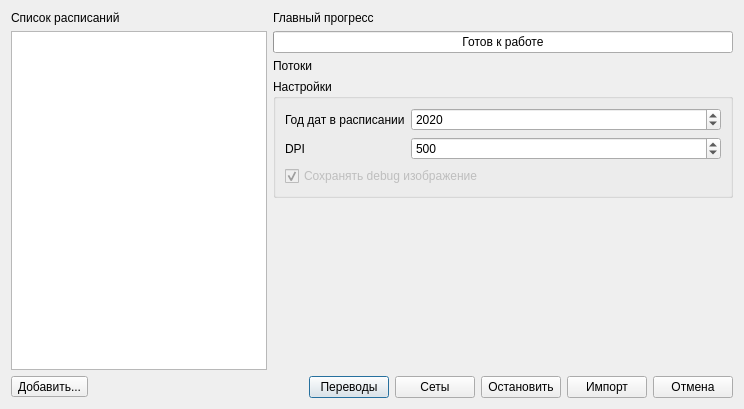
<?xml version="1.0" encoding="UTF-8"?>
<ui version="4.0">
 <class>ImportDialog</class>
 <widget class="QDialog" name="ImportDialog">
  <property name="geometry">
   <rect>
    <x>0</x>
    <y>0</y>
    <width>744</width>
    <height>409</height>
   </rect>
  </property>
  <property name="windowTitle">
   <string>Импорт расписаний</string>
  </property>
  <layout class="QVBoxLayout" name="verticalLayout_4">
   <item>
    <layout class="QHBoxLayout" name="horizontalLayout" stretch="0,1">
     <item>
      <layout class="QVBoxLayout" name="verticalLayout_3">
       <item>
        <widget class="QLabel" name="filesLabel">
         <property name="text">
          <string>Список расписаний</string>
         </property>
        </widget>
       </item>
       <item>
        <widget class="QListWidget" name="filesList">
         <property name="sizePolicy">
          <sizepolicy hsizetype="Expanding" vsizetype="Expanding">
           <horstretch>0</horstretch>
           <verstretch>0</verstretch>
          </sizepolicy>
         </property>
         <property name="minimumSize">
          <size>
           <width>0</width>
           <height>0</height>
          </size>
         </property>
         <property name="sortingEnabled">
          <bool>true</bool>
         </property>
        </widget>
       </item>
      </layout>
     </item>
     <item>
      <layout class="QVBoxLayout" name="verticalLayout_2">
       <item>
        <widget class="QLabel" name="mainProgressLabel">
         <property name="text">
          <string>Главный прогресс</string>
         </property>
        </widget>
       </item>
       <item>
        <widget class="QProgressBar" name="mainProgressBar">
         <property name="value">
          <number>0</number>
         </property>
         <property name="textVisible">
          <bool>true</bool>
         </property>
         <property name="orientation">
          <enum>Qt::Horizontal</enum>
         </property>
         <property name="invertedAppearance">
          <bool>false</bool>
         </property>
         <property name="textDirection">
          <enum>QProgressBar::TopToBottom</enum>
         </property>
         <property name="format">
          <string>Готов к работе</string>
         </property>
        </widget>
       </item>
       <item>
        <widget class="QLabel" name="workerLabel">
         <property name="text">
          <string>Потоки</string>
         </property>
        </widget>
       </item>
       <item>
        <layout class="QGridLayout" name="workerLayout"/>
       </item>
       <item>
        <widget class="QGroupBox" name="groupBox">
         <property name="title">
          <string>Настройки</string>
         </property>
         <layout class="QVBoxLayout" name="verticalLayout">
          <item>
           <layout class="QFormLayout" name="formLayout">
            <item row="1" column="0">
             <widget class="QLabel" name="dpiLabel">
              <property name="text">
               <string>DPI</string>
              </property>
             </widget>
            </item>
            <item row="1" column="1">
             <widget class="QSpinBox" name="dpiSpinBox">
              <property name="prefix">
               <string/>
              </property>
              <property name="minimum">
               <number>100</number>
              </property>
              <property name="maximum">
               <number>1000</number>
              </property>
              <property name="singleStep">
               <number>100</number>
              </property>
              <property name="value">
               <number>500</number>
              </property>
             </widget>
            </item>
            <item row="0" column="0">
             <widget class="QLabel" name="yearLabel">
              <property name="text">
               <string>Год дат в расписании</string>
              </property>
             </widget>
            </item>
            <item row="0" column="1">
             <widget class="QSpinBox" name="yearSpinBox">
              <property name="minimum">
               <number>2000</number>
              </property>
              <property name="maximum">
               <number>2100</number>
              </property>
              <property name="value">
               <number>2020</number>
              </property>
             </widget>
            </item>
           </layout>
          </item>
          <item>
           <widget class="QCheckBox" name="debugCheckBox">
            <property name="enabled">
             <bool>false</bool>
            </property>
            <property name="text">
             <string>Сохранять debug изображение</string>
            </property>
            <property name="checked">
             <bool>true</bool>
            </property>
            <property name="tristate">
             <bool>false</bool>
            </property>
           </widget>
          </item>
         </layout>
        </widget>
       </item>
       <item>
        <spacer name="verticalSpacer">
         <property name="orientation">
          <enum>Qt::Vertical</enum>
         </property>
         <property name="sizeHint" stdset="0">
          <size>
           <width>20</width>
           <height>40</height>
          </size>
         </property>
        </spacer>
       </item>
      </layout>
     </item>
    </layout>
   </item>
   <item>
    <layout class="QHBoxLayout" name="horizontalLayout_2">
     <item>
      <widget class="QToolButton" name="addButton">
       <property name="contextMenuPolicy">
        <enum>Qt::ActionsContextMenu</enum>
       </property>
       <property name="text">
        <string>Добавить...</string>
       </property>
       <property name="autoRepeat">
        <bool>false</bool>
       </property>
       <property name="popupMode">
        <enum>QToolButton::InstantPopup</enum>
       </property>
       <property name="toolButtonStyle">
        <enum>Qt::ToolButtonTextOnly</enum>
       </property>
      </widget>
     </item>
     <item>
      <spacer name="horizontalSpacer">
       <property name="orientation">
        <enum>Qt::Horizontal</enum>
       </property>
       <property name="sizeHint" stdset="0">
        <size>
         <width>40</width>
         <height>20</height>
        </size>
       </property>
      </spacer>
     </item>
     <item>
      <widget class="QPushButton" name="transitionButton">
       <property name="text">
        <string>Переводы</string>
       </property>
      </widget>
     </item>
     <item>
      <widget class="QPushButton" name="setsButton">
       <property name="text">
        <string>Сеты</string>
       </property>
      </widget>
     </item>
     <item>
      <widget class="QPushButton" name="stopButton">
       <property name="text">
        <string>Остановить</string>
       </property>
      </widget>
     </item>
     <item>
      <widget class="QPushButton" name="importButton">
       <property name="text">
        <string>Импорт</string>
       </property>
      </widget>
     </item>
     <item>
      <widget class="QPushButton" name="cancelButton">
       <property name="text">
        <string>Отмена</string>
       </property>
      </widget>
     </item>
    </layout>
   </item>
  </layout>
 </widget>
 <resources/>
 <connections>
  <connection>
   <sender>cancelButton</sender>
   <signal>clicked()</signal>
   <receiver>ImportDialog</receiver>
   <slot>close()</slot>
   <hints>
    <hint type="sourcelabel">
     <x>476</x>
     <y>317</y>
    </hint>
    <hint type="destinationlabel">
     <x>263</x>
     <y>169</y>
    </hint>
   </hints>
  </connection>
 </connections>
</ui>
